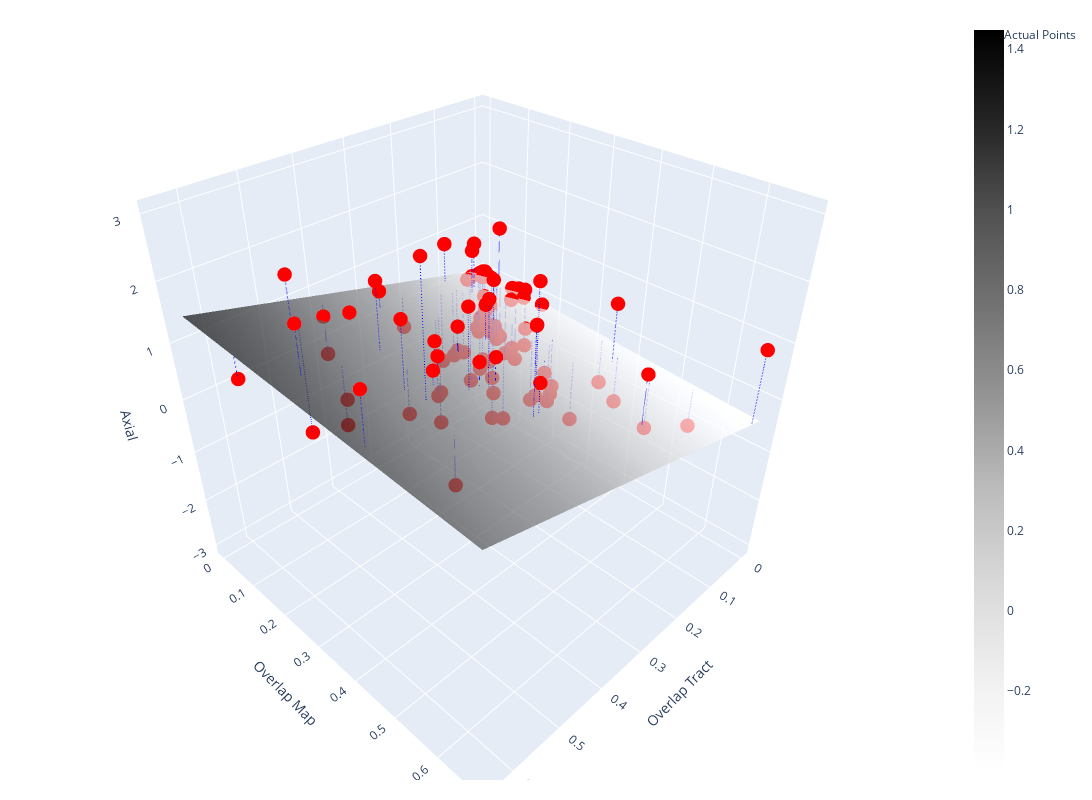

Notebook code for this chart:
### Markdown cell above
Visualize the Regression as a Plane

### Code cell
from calvin_utils.statistical_utils.response_surface_utils.regression_response_surface import GLMPlot
ip = GLMPlot(model_results=results, data_df=data_df, formula=formula)
ip.run(plot_residuals=True)

### Figure 1 — Plotly figure (JSON) as saved in the notebook; plotly's stock layout.template omitted (floating-point values rounded to 4 significant figures; data arrays with more than 128 entries replaced by an {"elided": "..."} marker saying what was removed)
{"data": [{"colorscale": [[0, "rgb(255,255,255)"], [0.125, "rgb(240,240,240)"], [0.25, "rgb(217,217,217)"], [0.375, "rgb(189,189,189)"], [0.5, "rgb(150,150,150)"], [0.625, "rgb(115,115,115)"], [0.75, "rgb(82,82,82)"], [0.875, "rgb(37,37,37)"], [1, "rgb(0,0,0)"]], "name": "Prediction Surface", "opacity": 0.7, "type": "surface", "x": [0.0002452, 0.00672, 0.01319, 0.01967, 0.02614, 0.03262, 0.03909, 0.04557, 0.05204, 0.05852, 0.06499, 0.07147, 0.07794, 0.08442, 0.09089, 0.09737, 0.1038, 0.1103, 0.1168, 0.1233, 0.1297, 0.1362, 0.1427, 0.1492, 0.1556, 0.1621, 0.1686, 0.1751, 0.1815, 0.188, 0.1945, 0.201, 0.2074, 0.2139, 0.2204, 0.2269, 0.2333, 0.2398, 0.2463, 0.2528, 0.2592, 0.2657, 0.2722, 0.2787, 0.2851, 0.2916, 0.2981, 0.3046, 0.311, 0.3175, 0.324, 0.3305, 0.3369, 0.3434, 0.3499, 0.3564, 0.3628, 0.3693, 0.3758, 0.3823, 0.3887, 0.3952, 0.4017, 0.4082, 0.4146, 0.4211, 0.4276, 0.4341, 0.4405, 0.447, 0.4535, 0.46, 0.4664, 0.4729, 0.4794, 0.4859, 0.4923, 0.4988, 0.5053, 0.5118, 0.5182, 0.5247, 0.5312, 0.5377, 0.5441, 0.5506, 0.5571, 0.5636, 0.57, 0.5765, 0.583, 0.5895, 0.5959, 0.6024, 0.6089, 0.6153, 0.6218, 0.6283, 0.6348, 0.6412], "y": [0.0002079, 0.007025, 0.01384, 0.02066, 0.02748, 0.0343, 0.04111, 0.04793, 0.05475, 0.06157, 0.06838, 0.0752, 0.08202, 0.08884, 0.09565, 0.1025, 0.1093, 0.1161, 0.1229, 0.1297, 0.1366, 0.1434, 0.1502, 0.157, 0.1638, 0.1706, 0.1775, 0.1843, 0.1911, 0.1979, 0.2047, 0.2116, 0.2184, 0.2252, 0.232, 0.2388, 0.2456, 0.2525, 0.2593, 0.2661, 0.2729, 0.2797, 0.2865, 0.2934, 0.3002, 0.307, 0.3138, 0.3206, 0.3275, 0.3343, 0.3411, 0.3479, 0.3547, 0.3615, 0.3684, 0.3752, 0.382, 0.3888, 0.3956, 0.4024, 0.4093, 0.4161, 0.4229, 0.4297, 0.4365, 0.4433, 0.4502, 0.457, 0.4638, 0.4706, 0.4774, 0.4843, 0.4911, 0.4979, 0.5047, 0.5115, 0.5183, 0.5252, 0.532, 0.5388, 0.5456, 0.5524, 0.5592, 0.5661, 0.5729, 0.5797, 0.5865, 0.5933, 0.6002, 0.607, 0.6138, 0.6206, 0.6274, 0.6342, 0.6411, 0.6479, 0.6547, 0.6615, 0.6683, 0.6751], "z": {"elided": "100x100 float values"}}, {"marker": {"color": "red", "size": 5}, "mode": "markers", "name": "Actual Points", "type": "scatter3d", "x": [0.3876, 0.02744, 0.3342, 0.0164, 0.6412, 0.2616, 0.4443, 0.2216, 0.175, 0.16, 0.3386, 0.4889, 0.3612, 0.1465, 0.3689, 0.4778, 0.07519, 0.4709, 0.3513, 0.4315, 0.3948, 0.5884, 0.0205, 0.1133, 0.5152, 0.1843, 0.03271, 0.2128, 0.6243, 0.4086, 0.09021, 0.5612, 0.496, 0.2101, 0.1339, 0.3264, 0.1917, 0.2642, 0.0334, 0.412, 0.1662, 0.07394, 0.3562, 0.4286, 0.0002452, 0.2504, 0.1144, 0.228, 0.02116, 0.005684, 0.137, 0.04951, 0.129, 0.04454, 0.01139, 0.08392, 0.007284, 0.01321, 0.04873, 0.4262, 0.01174, 0.4066, 0.04733, 0.0707, 0.02311, 0.004365, 0.2314, 0.02959, 0.001877, 0.02669, 0.04982, 0.0123, 0.07234, 0.1119, 0.01221, 0.02169, 0.2589, 0.3129, 0.05089, 0.01612, 0.1082, 0.152, 0.0006153, 0.1241, 0.01038, 0.01333, 0.1074, 0.5139, 0.0923, 0.2594, 0.03391, 0.07485, 0.002774, 0.1467, 0.02581, 0.07513, 0.0008964, 0.03388, 0.1256, 0.002286], "y": [0.3778, 0.6751, 0.3816, 0.5478, 0.1461, 0.1552, 0.0846, 0.3614, 0.07047, 0.1969, 0.4802, 0.07888, 0.3732, 0.07125, 0.2772, 0.3347, 0.4955, 0.3755, 0.3838, 0.2177, 0.314, 0.2363, 0.3423, 0.3017, 0.2324, 0.2232, 0.06452, 0.3918, 0.4333, 0.3341, 0.1159, 0.3079, 0.4649, 0.5822, 0.3135, 0.08273, 0.3557, 0.3014, 0.08608, 0.03509, 0.1602, 0.04149, 0.4855, 0.2801, 0.0002079, 0.15, 0.1386, 0.2933, 0.1885, 0.1105, 0.2856, 0.4036, 0.06298, 0.08751, 0.04842, 0.06437, 0.0005702, 0.02028, 0.1318, 0.3396, 0.04559, 0.1051, 0.1351, 0.1391, 0.1461, 0.005035, 0.2512, 0.02273, 0.008797, 0.07022, 0.0405, 0.005037, 0.1683, 0.1262, 0.03766, 0.02255, 0.06032, 0.2702, 0.00831, 0.01038, 0.2284, 0.288, 0.001641, 0.02469, 0.02731, 0.09937, 0.0839, 0.1005, 0.118, 0.3997, 0.003902, 0.4113, 0.05112, 0.3814, 0.1435, 0.08322, 0.123, 0.06218, 0.07705, 0.007399], "z": [2, 1, 1, -1, 1, -1, 1, 1, -1, 1, 1, -1, 1, -1, 1, 2, -1, 3, 2, 2, 1, 2, -1, -1, 0, -1, -3, 0, 2, 0, 0, 1, 0, 1, -1, 1, 0, 0, -1, 0, 0, -2, 2, 0, -2, -1, -1, -1, 0, 0, -1, -1, -1, -1, -1, 1, -1, -1, 0, 1, -1, 1, -1, -1, -1, 0, 1, -2, 0, -1, -1, 0, -1, 0, 0, 0, 0, 1, 0, -1, 0, -1, -1, 1, 0, 0, 1, 2, 0, 2, 0, 1, 1, -1, 0, 0, 0, -1, -1, 0]}, {"line": {"color": "blue", "dash": "dash"}, "mode": "lines", "name": "Residual", "showlegend": false, "type": "scatter3d", "x": [0.3876, 0.3876], "y": [0.3778, 0.3778], "z": [2, 0.6527]}, {"line": {"color": "blue", "dash": "dash"}, "mode": "lines", "name": "Residual", "showlegend": false, "type": "scatter3d", "x": [0.02744, 0.02744], "y": [0.6751, 0.6751], "z": [1, -0.3354]}, {"line": {"color": "blue", "dash": "dash"}, "mode": "lines", "name": "Residual", "showlegend": false, "type": "scatter3d", "x": [0.3342, 0.3342], "y": [0.3816, 0.3816], "z": [1, 0.53]}, {"line": {"color": "blue", "dash": "dash"}, "mode": "lines", "name": "Residual", "showlegend": false, "type": "scatter3d", "x": [0.0164, 0.0164], "y": [0.5478, 0.5478], "z": [-1, -0.2854]}, {"line": {"color": "blue", "dash": "dash"}, "mode": "lines", "name": "Residual", "showlegend": false, "type": "scatter3d", "x": [0.6412, 0.6412], "y": [0.1461, 0.1461], "z": [1, 1.362]}, {"line": {"color": "blue", "dash": "dash"}, "mode": "lines", "name": "Residual", "showlegend": false, "type": "scatter3d", "x": [0.2616, 0.2616], "y": [0.1552, 0.1552], "z": [-1, 0.4992]}, {"line": {"color": "blue", "dash": "dash"}, "mode": "lines", "name": "Residual", "showlegend": false, "type": "scatter3d", "x": [0.4443, 0.4443], "y": [0.0846, 0.0846], "z": [1, 0.9532]}, {"line": {"color": "blue", "dash": "dash"}, "mode": "lines", "name": "Residual", "showlegend": false, "type": "scatter3d", "x": [0.2216, 0.2216], "y": [0.3614, 0.3614], "z": [1, 0.2876]}, {"line": {"color": "blue", "dash": "dash"}, "mode": "lines", "name": "Residual", "showlegend": false, "type": "scatter3d", "x": [0.175, 0.175], "y": [0.07047, 0.07047], "z": [-1, 0.3536]}, {"line": {"color": "blue", "dash": "dash"}, "mode": "lines", "name": "Residual", "showlegend": false, "type": "scatter3d", "x": [0.16, 0.16], "y": [0.1969, 0.1969], "z": [1, 0.2454]}, {"line": {"color": "blue", "dash": "dash"}, "mode": "lines", "name": "Residual", "showlegend": false, "type": "scatter3d", "x": [0.3386, 0.3386], "y": [0.4802, 0.4802], "z": [1, 0.4818]}, {"line": {"color": "blue", "dash": "dash"}, "mode": "lines", "name": "Residual", "showlegend": false, "type": "scatter3d", "x": [0.4889, 0.4889], "y": [0.07888, 0.07888], "z": [-1, 1.057]}, {"line": {"color": "blue", "dash": "dash"}, "mode": "lines", "name": "Residual", "showlegend": false, "type": "scatter3d", "x": [0.3612, 0.3612], "y": [0.3732, 0.3732], "z": [1, 0.5958]}, {"line": {"color": "blue", "dash": "dash"}, "mode": "lines", "name": "Residual", "showlegend": false, "type": "scatter3d", "x": [0.1465, 0.1465], "y": [0.07125, 0.07125], "z": [-1, 0.2888]}, {"line": {"color": "blue", "dash": "dash"}, "mode": "lines", "name": "Residual", "showlegend": false, "type": "scatter3d", "x": [0.3689, 0.3689], "y": [0.2772, 0.2772], "z": [1, 0.6696]}, {"line": {"color": "blue", "dash": "dash"}, "mode": "lines", "name": "Residual", "showlegend": false, "type": "scatter3d", "x": [0.4778, 0.4778], "y": [0.3347, 0.3347], "z": [2, 0.8818]}, {"line": {"color": "blue", "dash": "dash"}, "mode": "lines", "name": "Residual", "showlegend": false, "type": "scatter3d", "x": [0.07519, 0.07519], "y": [0.4955, 0.4955], "z": [-1, -0.1218]}, {"line": {"color": "blue", "dash": "dash"}, "mode": "lines", "name": "Residual", "showlegend": false, "type": "scatter3d", "x": [0.4709, 0.4709], "y": [0.3755, 0.3755], "z": [3, 0.8421]}, {"line": {"color": "blue", "dash": "dash"}, "mode": "lines", "name": "Residual", "showlegend": false, "type": "scatter3d", "x": [0.3513, 0.3513], "y": [0.3838, 0.3838], "z": [2, 0.5673]}, {"line": {"color": "blue", "dash": "dash"}, "mode": "lines", "name": "Residual", "showlegend": false, "type": "scatter3d", "x": [0.4315, 0.4315], "y": [0.2177, 0.2177], "z": [2, 0.8461]}, {"line": {"color": "blue", "dash": "dash"}, "mode": "lines", "name": "Residual", "showlegend": false, "type": "scatter3d", "x": [0.3948, 0.3948], "y": [0.314, 0.314], "z": [1, 0.7065]}, {"line": {"color": "blue", "dash": "dash"}, "mode": "lines", "name": "Residual", "showlegend": false, "type": "scatter3d", "x": [0.5884, 0.5884], "y": [0.2363, 0.2363], "z": [2, 1.189]}, {"line": {"color": "blue", "dash": "dash"}, "mode": "lines", "name": "Residual", "showlegend": false, "type": "scatter3d", "x": [0.0205, 0.0205], "y": [0.3423, 0.3423], "z": [-1, -0.1552]}, {"line": {"color": "blue", "dash": "dash"}, "mode": "lines", "name": "Residual", "showlegend": false, "type": "scatter3d", "x": [0.1133, 0.1133], "y": [0.3017, 0.3017], "z": [-1, 0.07819]}, {"line": {"color": "blue", "dash": "dash"}, "mode": "lines", "name": "Residual", "showlegend": false, "type": "scatter3d", "x": [0.5152, 0.5152], "y": [0.2324, 0.2324], "z": [0, 1.026]}, {"line": {"color": "blue", "dash": "dash"}, "mode": "lines", "name": "Residual", "showlegend": false, "type": "scatter3d", "x": [0.1843, 0.1843], "y": [0.2232, 0.2232], "z": [-1, 0.2847]}, {"line": {"color": "blue", "dash": "dash"}, "mode": "lines", "name": "Residual", "showlegend": false, "type": "scatter3d", "x": [0.03271, 0.03271], "y": [0.06452, 0.06452], "z": [-3, 0.03588]}, {"line": {"color": "blue", "dash": "dash"}, "mode": "lines", "name": "Residual", "showlegend": false, "type": "scatter3d", "x": [0.2128, 0.2128], "y": [0.3918, 0.3918], "z": [0, 0.2498]}, {"line": {"color": "blue", "dash": "dash"}, "mode": "lines", "name": "Residual", "showlegend": false, "type": "scatter3d", "x": [0.6243, 0.6243], "y": [0.4333, 0.4333], "z": [2, 1.155]}, {"line": {"color": "blue", "dash": "dash"}, "mode": "lines", "name": "Residual", "showlegend": false, "type": "scatter3d", "x": [0.4086, 0.4086], "y": [0.3341, 0.3341], "z": [0, 0.7258]}, {"line": {"color": "blue", "dash": "dash"}, "mode": "lines", "name": "Residual", "showlegend": false, "type": "scatter3d", "x": [0.09021, 0.09021], "y": [0.1159, 0.1159], "z": [0, 0.1354]}, {"line": {"color": "blue", "dash": "dash"}, "mode": "lines", "name": "Residual", "showlegend": false, "type": "scatter3d", "x": [0.5612, 0.5612], "y": [0.3079, 0.3079], "z": [1, 1.086]}, {"line": {"color": "blue", "dash": "dash"}, "mode": "lines", "name": "Residual", "showlegend": false, "type": "scatter3d", "x": [0.496, 0.496], "y": [0.4649, 0.4649], "z": [0, 0.8462]}, {"line": {"color": "blue", "dash": "dash"}, "mode": "lines", "name": "Residual", "showlegend": false, "type": "scatter3d", "x": [0.2101, 0.2101], "y": [0.5822, 0.5822], "z": [1, 0.1317]}, {"line": {"color": "blue", "dash": "dash"}, "mode": "lines", "name": "Residual", "showlegend": false, "type": "scatter3d", "x": [0.1339, 0.1339], "y": [0.3135, 0.3135], "z": [-1, 0.1179]}, {"line": {"color": "blue", "dash": "dash"}, "mode": "lines", "name": "Residual", "showlegend": false, "type": "scatter3d", "x": [0.3264, 0.3264], "y": [0.08273, 0.08273], "z": [1, 0.6882]}, {"line": {"color": "blue", "dash": "dash"}, "mode": "lines", "name": "Residual", "showlegend": false, "type": "scatter3d", "x": [0.1917, 0.1917], "y": [0.3557, 0.3557], "z": [0, 0.2234]}, {"line": {"color": "blue", "dash": "dash"}, "mode": "lines", "name": "Residual", "showlegend": false, "type": "scatter3d", "x": [0.2642, 0.2642], "y": [0.3014, 0.3014], "z": [0, 0.4191]}, {"line": {"color": "blue", "dash": "dash"}, "mode": "lines", "name": "Residual", "showlegend": false, "type": "scatter3d", "x": [0.0334, 0.0334], "y": [0.08608, 0.08608], "z": [-1, 0.02474]}, {"line": {"color": "blue", "dash": "dash"}, "mode": "lines", "name": "Residual", "showlegend": false, "type": "scatter3d", "x": [0.412, 0.412], "y": [0.03509, 0.03509], "z": [0, 0.9094]}, {"line": {"color": "blue", "dash": "dash"}, "mode": "lines", "name": "Residual", "showlegend": false, "type": "scatter3d", "x": [0.1662, 0.1662], "y": [0.1602, 0.1602], "z": [0, 0.2809]}, {"line": {"color": "blue", "dash": "dash"}, "mode": "lines", "name": "Residual", "showlegend": false, "type": "scatter3d", "x": [0.07394, 0.07394], "y": [0.04149, 0.04149], "z": [-2, 0.1425]}, {"line": {"color": "blue", "dash": "dash"}, "mode": "lines", "name": "Residual", "showlegend": false, "type": "scatter3d", "x": [0.3562, 0.3562], "y": [0.4855, 0.4855], "z": [2, 0.5185]}, {"line": {"color": "blue", "dash": "dash"}, "mode": "lines", "name": "Residual", "showlegend": false, "type": "scatter3d", "x": [0.4286, 0.4286], "y": [0.2801, 0.2801], "z": [0, 0.8027]}, {"line": {"color": "blue", "dash": "dash"}, "mode": "lines", "name": "Residual", "showlegend": false, "type": "scatter3d", "x": [0.0002452, 0.0002452], "y": [0.0002079, 0.0002079], "z": [-2, 0.0004313]}, {"line": {"color": "blue", "dash": "dash"}, "mode": "lines", "name": "Residual", "showlegend": false, "type": "scatter3d", "x": [0.2504, 0.2504], "y": [0.15, 0.15], "z": [-1, 0.4771]}, {"line": {"color": "blue", "dash": "dash"}, "mode": "lines", "name": "Residual", "showlegend": false, "type": "scatter3d", "x": [0.1144, 0.1144], "y": [0.1386, 0.1386], "z": [-1, 0.1768]}, {"line": {"color": "blue", "dash": "dash"}, "mode": "lines", "name": "Residual", "showlegend": false, "type": "scatter3d", "x": [0.228, 0.228], "y": [0.2933, 0.2933], "z": [-1, 0.3421]}, {"line": {"color": "blue", "dash": "dash"}, "mode": "lines", "name": "Residual", "showlegend": false, "type": "scatter3d", "x": [0.02116, 0.02116], "y": [0.1885, 0.1885], "z": [0, -0.06314]}, {"line": {"color": "blue", "dash": "dash"}, "mode": "lines", "name": "Residual", "showlegend": false, "type": "scatter3d", "x": [0.005684, 0.005684], "y": [0.1105, 0.1105], "z": [0, -0.05218]}, {"line": {"color": "blue", "dash": "dash"}, "mode": "lines", "name": "Residual", "showlegend": false, "type": "scatter3d", "x": [0.137, 0.137], "y": [0.2856, 0.2856], "z": [-1, 0.1413]}, {"line": {"color": "blue", "dash": "dash"}, "mode": "lines", "name": "Residual", "showlegend": false, "type": "scatter3d", "x": [0.04951, 0.04951], "y": [0.4036, 0.4036], "z": [-1, -0.1258]}, {"line": {"color": "blue", "dash": "dash"}, "mode": "lines", "name": "Residual", "showlegend": false, "type": "scatter3d", "x": [0.129, 0.129], "y": [0.06298, 0.06298], "z": [-1, 0.2541]}, {"line": {"color": "blue", "dash": "dash"}, "mode": "lines", "name": "Residual", "showlegend": false, "type": "scatter3d", "x": [0.04454, 0.04454], "y": [0.08751, 0.08751], "z": [-1, 0.04905]}, {"line": {"color": "blue", "dash": "dash"}, "mode": "lines", "name": "Residual", "showlegend": false, "type": "scatter3d", "x": [0.01139, 0.01139], "y": [0.04842, 0.04842], "z": [-1, -0.002788]}, {"line": {"color": "blue", "dash": "dash"}, "mode": "lines", "name": "Residual", "showlegend": false, "type": "scatter3d", "x": [0.08392, 0.08392], "y": [0.06437, 0.06437], "z": [1, 0.1516]}, {"line": {"color": "blue", "dash": "dash"}, "mode": "lines", "name": "Residual", "showlegend": false, "type": "scatter3d", "x": [0.007284, 0.007284], "y": [0.0005702, 0.0005702], "z": [-1, 0.01611]}, {"line": {"color": "blue", "dash": "dash"}, "mode": "lines", "name": "Residual", "showlegend": false, "type": "scatter3d", "x": [0.01321, 0.01321], "y": [0.02028, 0.02028], "z": [-1, 0.01788]}, {"line": {"color": "blue", "dash": "dash"}, "mode": "lines", "name": "Residual", "showlegend": false, "type": "scatter3d", "x": [0.04873, 0.04873], "y": [0.1318, 0.1318], "z": [0, 0.03245]}, {"line": {"color": "blue", "dash": "dash"}, "mode": "lines", "name": "Residual", "showlegend": false, "type": "scatter3d", "x": [0.4262, 0.4262], "y": [0.3396, 0.3396], "z": [1, 0.7624]}, {"line": {"color": "blue", "dash": "dash"}, "mode": "lines", "name": "Residual", "showlegend": false, "type": "scatter3d", "x": [0.01174, 0.01174], "y": [0.04559, 0.04559], "z": [-1, -0.0003377]}, {"line": {"color": "blue", "dash": "dash"}, "mode": "lines", "name": "Residual", "showlegend": false, "type": "scatter3d", "x": [0.4066, 0.4066], "y": [0.1051, 0.1051], "z": [1, 0.856]}, {"line": {"color": "blue", "dash": "dash"}, "mode": "lines", "name": "Residual", "showlegend": false, "type": "scatter3d", "x": [0.04733, 0.04733], "y": [0.1351, 0.1351], "z": [-1, 0.02733]}, {"line": {"color": "blue", "dash": "dash"}, "mode": "lines", "name": "Residual", "showlegend": false, "type": "scatter3d", "x": [0.0707, 0.0707], "y": [0.1391, 0.1391], "z": [-1, 0.07773]}, {"line": {"color": "blue", "dash": "dash"}, "mode": "lines", "name": "Residual", "showlegend": false, "type": "scatter3d", "x": [0.02311, 0.02311], "y": [0.1461, 0.1461], "z": [-1, -0.03382]}, {"line": {"color": "blue", "dash": "dash"}, "mode": "lines", "name": "Residual", "showlegend": false, "type": "scatter3d", "x": [0.004365, 0.004365], "y": [0.005035, 0.005035], "z": [0, 0.006892]}, {"line": {"color": "blue", "dash": "dash"}, "mode": "lines", "name": "Residual", "showlegend": false, "type": "scatter3d", "x": [0.2314, 0.2314], "y": [0.2512, 0.2512], "z": [1, 0.3746]}, {"line": {"color": "blue", "dash": "dash"}, "mode": "lines", "name": "Residual", "showlegend": false, "type": "scatter3d", "x": [0.02959, 0.02959], "y": [0.02273, 0.02273], "z": [-2, 0.05342]}, {"line": {"color": "blue", "dash": "dash"}, "mode": "lines", "name": "Residual", "showlegend": false, "type": "scatter3d", "x": [0.001877, 0.001877], "y": [0.008797, 0.008797], "z": [0, -0.0009402]}, {"line": {"color": "blue", "dash": "dash"}, "mode": "lines", "name": "Residual", "showlegend": false, "type": "scatter3d", "x": [0.02669, 0.02669], "y": [0.07022, 0.07022], "z": [-1, 0.01894]}, {"line": {"color": "blue", "dash": "dash"}, "mode": "lines", "name": "Residual", "showlegend": false, "type": "scatter3d", "x": [0.04982, 0.04982], "y": [0.0405, 0.0405], "z": [-1, 0.08864]}, {"line": {"color": "blue", "dash": "dash"}, "mode": "lines", "name": "Residual", "showlegend": false, "type": "scatter3d", "x": [0.0123, 0.0123], "y": [0.005037, 0.005037], "z": [0, 0.0248]}, {"line": {"color": "blue", "dash": "dash"}, "mode": "lines", "name": "Residual", "showlegend": false, "type": "scatter3d", "x": [0.07234, 0.07234], "y": [0.1683, 0.1683], "z": [-1, 0.06428]}, {"line": {"color": "blue", "dash": "dash"}, "mode": "lines", "name": "Residual", "showlegend": false, "type": "scatter3d", "x": [0.1119, 0.1119], "y": [0.1262, 0.1262], "z": [0, 0.1784]}, {"line": {"color": "blue", "dash": "dash"}, "mode": "lines", "name": "Residual", "showlegend": false, "type": "scatter3d", "x": [0.01221, 0.01221], "y": [0.03766, 0.03766], "z": [0, 0.005409]}, {"line": {"color": "blue", "dash": "dash"}, "mode": "lines", "name": "Residual", "showlegend": false, "type": "scatter3d", "x": [0.02169, 0.02169], "y": [0.02255, 0.02255], "z": [0, 0.0357]}, {"line": {"color": "blue", "dash": "dash"}, "mode": "lines", "name": "Residual", "showlegend": false, "type": "scatter3d", "x": [0.2589, 0.2589], "y": [0.06032, 0.06032], "z": [0, 0.549]}, {"line": {"color": "blue", "dash": "dash"}, "mode": "lines", "name": "Residual", "showlegend": false, "type": "scatter3d", "x": [0.3129, 0.3129], "y": [0.2702, 0.2702], "z": [1, 0.5474]}, {"line": {"color": "blue", "dash": "dash"}, "mode": "lines", "name": "Residual", "showlegend": false, "type": "scatter3d", "x": [0.05089, 0.05089], "y": [0.00831, 0.00831], "z": [0, 0.11]}, {"line": {"color": "blue", "dash": "dash"}, "mode": "lines", "name": "Residual", "showlegend": false, "type": "scatter3d", "x": [0.01612, 0.01612], "y": [0.01038, 0.01038], "z": [-1, 0.03029]}, {"line": {"color": "blue", "dash": "dash"}, "mode": "lines", "name": "Residual", "showlegend": false, "type": "scatter3d", "x": [0.1082, 0.1082], "y": [0.2284, 0.2284], "z": [0, 0.11]}, {"line": {"color": "blue", "dash": "dash"}, "mode": "lines", "name": "Residual", "showlegend": false, "type": "scatter3d", "x": [0.152, 0.152], "y": [0.288, 0.288], "z": [-1, 0.1737]}, {"line": {"color": "blue", "dash": "dash"}, "mode": "lines", "name": "Residual", "showlegend": false, "type": "scatter3d", "x": [0.0006153, 0.0006153], "y": [0.001641, 0.001641], "z": [-1, 0.0004238]}, {"line": {"color": "blue", "dash": "dash"}, "mode": "lines", "name": "Residual", "showlegend": false, "type": "scatter3d", "x": [0.1241, 0.1241], "y": [0.02469, 0.02469], "z": [1, 0.2656]}, {"line": {"color": "blue", "dash": "dash"}, "mode": "lines", "name": "Residual", "showlegend": false, "type": "scatter3d", "x": [0.01038, 0.01038], "y": [0.02731, 0.02731], "z": [0, 0.007353]}, {"line": {"color": "blue", "dash": "dash"}, "mode": "lines", "name": "Residual", "showlegend": false, "type": "scatter3d", "x": [0.01333, 0.01333], "y": [0.09937, 0.09937], "z": [0, -0.02838]}, {"line": {"color": "blue", "dash": "dash"}, "mode": "lines", "name": "Residual", "showlegend": false, "type": "scatter3d", "x": [0.1074, 0.1074], "y": [0.0839, 0.0839], "z": [1, 0.1931]}, {"line": {"color": "blue", "dash": "dash"}, "mode": "lines", "name": "Residual", "showlegend": false, "type": "scatter3d", "x": [0.5139, 0.5139], "y": [0.1005, 0.1005], "z": [2, 1.101]}, {"line": {"color": "blue", "dash": "dash"}, "mode": "lines", "name": "Residual", "showlegend": false, "type": "scatter3d", "x": [0.0923, 0.0923], "y": [0.118, 0.118], "z": [0, 0.1389]}, {"line": {"color": "blue", "dash": "dash"}, "mode": "lines", "name": "Residual", "showlegend": false, "type": "scatter3d", "x": [0.2594, 0.2594], "y": [0.3997, 0.3997], "z": [2, 0.3505]}, {"line": {"color": "blue", "dash": "dash"}, "mode": "lines", "name": "Residual", "showlegend": false, "type": "scatter3d", "x": [0.03391, 0.03391], "y": [0.003902, 0.003902], "z": [0, 0.07427]}, {"line": {"color": "blue", "dash": "dash"}, "mode": "lines", "name": "Residual", "showlegend": false, "type": "scatter3d", "x": [0.07485, 0.07485], "y": [0.4113, 0.4113], "z": [1, -0.07309]}, {"line": {"color": "blue", "dash": "dash"}, "mode": "lines", "name": "Residual", "showlegend": false, "type": "scatter3d", "x": [0.002774, 0.002774], "y": [0.05112, 0.05112], "z": [1, -0.02382]}, {"line": {"color": "blue", "dash": "dash"}, "mode": "lines", "name": "Residual", "showlegend": false, "type": "scatter3d", "x": [0.1467, 0.1467], "y": [0.3814, 0.3814], "z": [-1, 0.1066]}, {"line": {"color": "blue", "dash": "dash"}, "mode": "lines", "name": "Residual", "showlegend": false, "type": "scatter3d", "x": [0.02581, 0.02581], "y": [0.1435, 0.1435], "z": [0, -0.02617]}, {"line": {"color": "blue", "dash": "dash"}, "mode": "lines", "name": "Residual", "showlegend": false, "type": "scatter3d", "x": [0.07513, 0.07513], "y": [0.08322, 0.08322], "z": [0, 0.1206]}, {"line": {"color": "blue", "dash": "dash"}, "mode": "lines", "name": "Residual", "showlegend": false, "type": "scatter3d", "x": [0.0008964, 0.0008964], "y": [0.123, 0.123], "z": [0, -0.07034]}, {"line": {"color": "blue", "dash": "dash"}, "mode": "lines", "name": "Residual", "showlegend": false, "type": "scatter3d", "x": [0.03388, 0.03388], "y": [0.06218, 0.06218], "z": [-1, 0.03989]}, {"line": {"color": "blue", "dash": "dash"}, "mode": "lines", "name": "Residual", "showlegend": false, "type": "scatter3d", "x": [0.1256, 0.1256], "y": [0.07705, 0.07705], "z": [-1, 0.2381]}, {"line": {"color": "blue", "dash": "dash"}, "mode": "lines", "name": "Residual", "showlegend": false, "type": "scatter3d", "x": [0.002286, 0.002286], "y": [0.007399, 0.007399], "z": [0, 0.0008078]}], "layout": {"height": 800, "margin": {"b": 20, "l": 20, "r": 20, "t": 20}, "scene": {"aspectmode": "cube", "xaxis": {"title": {"text": "Overlap Tract"}}, "yaxis": {"title": {"text": "Overlap Map"}}, "zaxis": {"title": {"text": "Axial"}}}, "width": 1200}}
